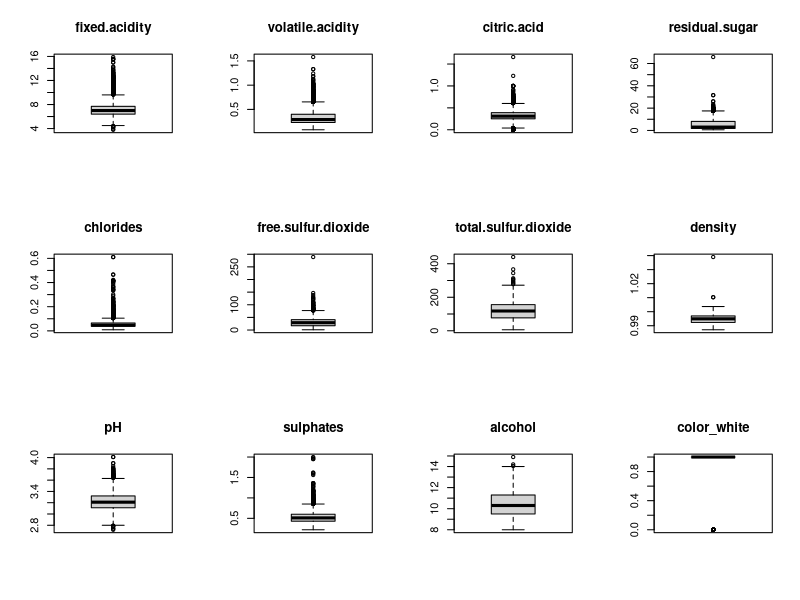
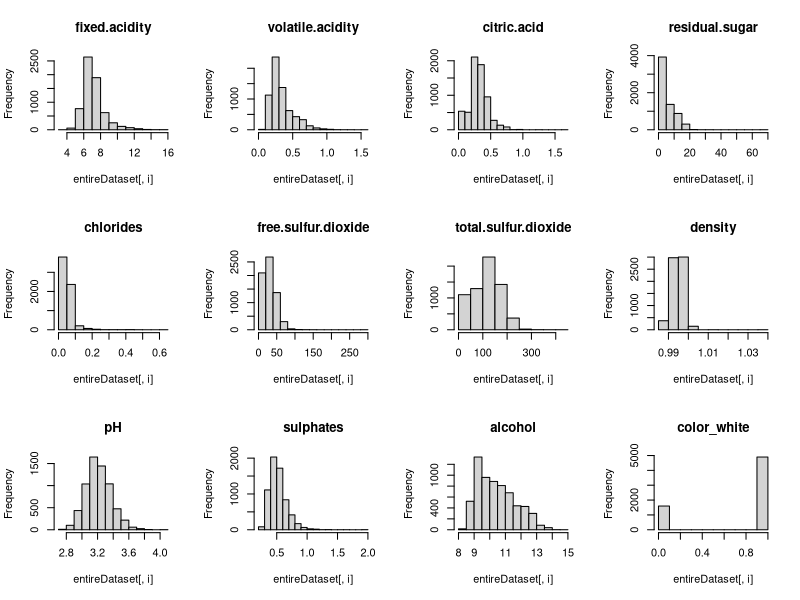
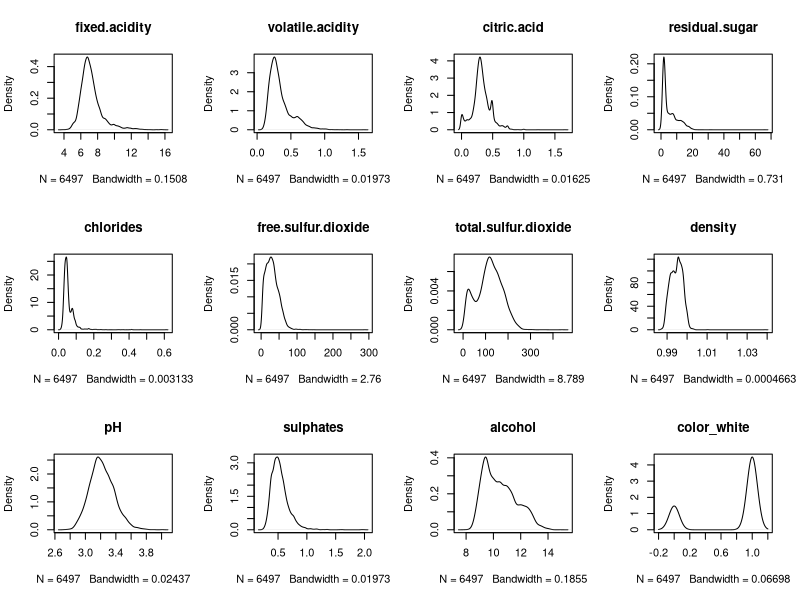
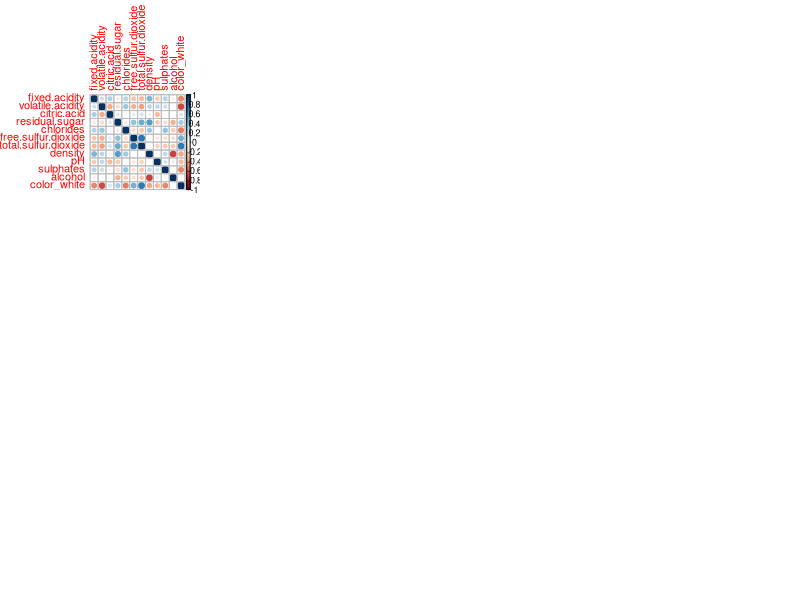

R code for these plots, in order: (Note: this script raises an error after producing the figures.)
## ---- chunk 1
knitr::opts_chunk$set(echo = TRUE)
## ---- chunk 2
library(caret)
library(corrplot)
## ---- chunk 3
startTimeScript <- proc.time()
entireDataset <- read.csv("winequality-all.csv", header= TRUE)

# Rename the class/target column to a standard label
colnames(entireDataset)[ncol(entireDataset)] <- "targetVar"

# Use variable totCol to hold the number of columns in the dataframe
totCol <- ncol(entireDataset)
## ---- chunk 4
head(entireDataset)
## ---- chunk 5
dim(entireDataset)
## ---- chunk 6
sapply(entireDataset, class)
## ---- chunk 7
summary(entireDataset)
## ---- chunk 8
sapply(entireDataset, function(x) sum(is.na(x)))
## ---- chunk 9
# Set up a variable for the total number of attribute columns (totAttr)
totAttr <- totCol-1
# Set up the number of row and columns for visualization display. dispRow * dispCol should be >= totAttr
dispCol <- 4
if (totAttr%%dispCol == 0) {
dispRow <- totAttr%/%dispCol
} else {
dispRow <- (totAttr%/%dispCol) + 1
}
cat("Will attempt to create graphics grid (col x row): ", dispCol, ' by ', dispRow)
## ---- chunk 10
# Boxplots for each attribute
par(mfrow=c(dispRow,dispCol))
for(i in 1:totAttr) {
	boxplot(entireDataset[,i], main=names(entireDataset)[i])
}
## ---- chunk 11
# Histograms each attribute
par(mfrow=c(dispRow,dispCol))
for(i in 1:totAttr) {
	hist(entireDataset[,i], main=names(entireDataset)[i])
}
## ---- chunk 12
# Density plot for each attribute
par(mfrow=c(dispRow,dispCol))
for(i in 1:totAttr) {
	plot(density(entireDataset[,i]), main=names(entireDataset)[i])
}
## ---- chunk 13
# Correlation plot
correlations <- cor(entireDataset[,1:totAttr])
corrplot(correlations, method="circle")
## ---- chunk 14
# Not applicable for this iteration of the project.

# Mark missing values
#invalid <- 0
#entireDataset$some_col[entireDataset$some_col==invalid] <- NA

# Impute missing values
#entireDataset$some_col <- with(entireDataset, impute(some_col, mean))
## ---- chunk 15
# Not applicable for this iteration of the project.
## ---- chunk 16
# Not applicable for this iteration of the project.
## ---- chunk 17
seedNum <- 888
set.seed(seedNum)

# Create a list of 70% of the rows in the original dataset we can use for training
training_index <- createDataPartition(entireDataset$targetVar, p=0.70, list=FALSE)

# Use 70% of data to training and testing the models
training <- entireDataset[training_index,]

# Select the remaining 30% of the data for validation
validation <- entireDataset[-training_index,]
## ---- chunk 18
proc.time()-startTimeScript
## ---- chunk 19
# Run algorithms using 10-fold cross validation
control <- trainControl(method="repeatedcv", number=10, repeats=3)
metricTarget <- "RMSE"
## ---- chunk 20
# Linear Regression (Regression)
startTimeModule <- proc.time()
set.seed(seedNum)
fit.lm <- train(targetVar~., data=training, method="lm", metric=metricTarget, trControl=control)
proc.time()-startTimeModule
## ---- chunk 21
# Decision Tree - CART (Regression/Classification)
startTimeModule <- proc.time()
set.seed(seedNum)
fit.cart <- train(targetVar~., data=training, method="rpart", metric=metricTarget, trControl=control)
proc.time()-startTimeModule
## ---- chunk 22
# k-Nearest Neighbors (Regression/Classification)
startTimeModule <- proc.time()
set.seed(seedNum)
fit.knn <- train(targetVar~., data=training, method="knn", metric=metricTarget, trControl=control)
proc.time()-startTimeModule
## ---- chunk 23
# Support Vector Machine (Regression/Classification)
startTimeModule <- proc.time()
set.seed(seedNum)
fit.svm <- train(targetVar~., data=training, method="svmRadial", metric=metricTarget, trControl=control)
proc.time()-startTimeModule
## ---- chunk 24
# Bagged CART (Regression/Classification)
startTimeModule <- proc.time()
set.seed(seedNum)
fit.bagcart <- train(targetVar~., data=training, method="treebag", metric=metricTarget, trControl=control)
proc.time()-startTimeModule
## ---- chunk 25
# Random Forest (Regression/Classification)
startTimeModule <- proc.time()
set.seed(seedNum)
fit.rf <- train(targetVar~., data=training, method="rf", metric=metricTarget, trControl=control)
proc.time()-startTimeModule
## ---- chunk 26
# Stochastic Gradient Boosting (Regression/Classification)
startTimeModule <- proc.time()
set.seed(seedNum)
fit.gbm <- train(targetVar~., data=training, method="gbm", metric=metricTarget, trControl=control, verbose=F)
proc.time()-startTimeModule
## ---- chunk 27
results <- resamples(list(LR=fit.lm, CART=fit.cart, kNN=fit.knn, SVM=fit.svm, BagCART=fit.bagcart, RF=fit.rf, GBM=fit.gbm))
summary(results)
dotplot(results)
## ---- chunk 28
# Tuning algorithm #1 - Random Forest
startTimeModule <- proc.time()
set.seed(seedNum)
grid <- expand.grid(mtry = c(1:5))
fit.final1 <- train(targetVar~., data=training, method="rf", metric=metricTarget, tuneGrid=grid, trControl=control)
plot(fit.final1)
print(fit.final1)
proc.time()-startTimeModule
## ---- chunk 29
# Tuning algorithm #2 - Support Vector Machine
startTimeModule <- proc.time()
set.seed(seedNum)
grid <- expand.grid(sigma = c(.01, .015, 0.2), C = c(0.25, 0.5, 0.75, 1))
fit.final2 <- train(targetVar~., data=training, method="svmRadial", metric=metricTarget, tuneGrid=grid, trControl=control)
plot(fit.final2)
print(fit.final2)
proc.time()-startTimeModule
## ---- chunk 30
# Tuning algorithm #3 - Stochastic Gradient Boosting
startTimeModule <- proc.time()
set.seed(seedNum)
grid <- expand.grid(.n.trees=c(250, 400, 550), .shrinkage=c(0.01, 0.05, 0.1), .interaction.depth=c(1, 2, 3), .n.minobsinnode=c(1, 3, 5))
fit.final3 <- train(targetVar~., data=training, method="gbm", metric=metricTarget, tuneGrid=grid, trControl=control, verbose=F)
plot(fit.final3)
print(fit.final3)
proc.time()-startTimeModule
## ---- chunk 31
results <- resamples(list(RF=fit.final1, SVM=fit.final2, GBM=fit.final3))
summary(results)
dotplot(results)
## ---- chunk 32
predictions <- predict(fit.final1, newdata=validation)
valY <- validation[,totCol]
print(RMSE(predictions, valY))
print(R2(predictions, valY))
## ---- chunk 33
startTimeModule <- proc.time()
set.seed(seedNum)
library(randomForest)
finalModel <- randomForest(targetVar~., data=entireDataset, mtry=4, na.action=na.omit)
summary(finalModel)
proc.time()-startTimeModule
## ---- chunk 34
#saveRDS(finalModel, "./finalModel_Regression.rds")
## ---- chunk 35
proc.time()-startTimeScript
